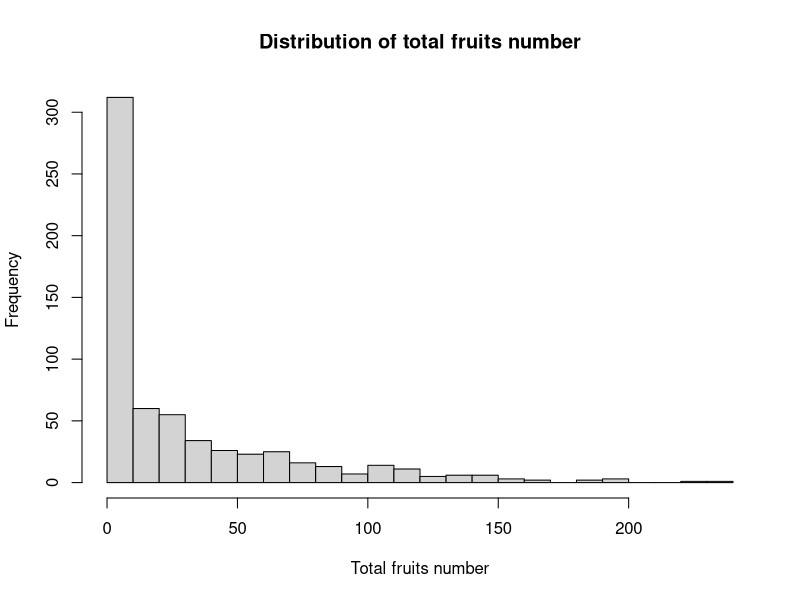
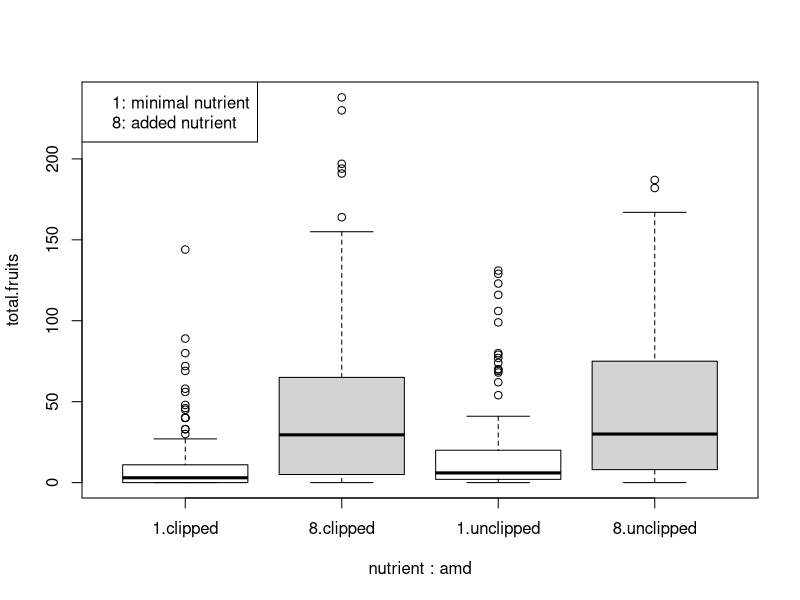

Reproduce these figures in R, in order. (Note: this script raises an error after producing the figures.)
#The dataset "Aribidopsis" (available in file arabidopsis.csv) was collected to study the 
#fertility of Arabidopsis thaliana according to certain variables. The experiment involved 
#two variables of particular interest: the first one is a fertilization treatment, and the 
#second one involves simulated herbivory (plants were "clipped" to mimic the effect of an 
#herbivore eating part of the plant).

#The detail of the variables is as follows:
#'reg' region: a factor indicating where the plant comes from ('NL' (Netherlands), 'SP' 
#(Spain), or 'SW' (Sweden))
#'popu' population: a factor with the form 'n.R' representing a population in region 'R'
#'gen' genotype: a factor with 24 (numeric-valued) levels
#'rack' a nuisance factor with 2 levels, one for each of two greenhouse racks
#'nutrient' fertilization treatment/nutrient level (1, minimal nutrients or 8, added 
#nutrients)
#'amd' simulated herbivory or "clipping" (apical meristem damage): 'unclipped' (baseline) 
#or 'clipped'
#'status' a nuisance factor for germination method ('Normal', 'Petri.Plate', or 'Transplant')
#'total.fruits' total fruit set per plant (integer) is our measure of fertility (response variable)
#Write a report describing the data, and identifying the factors that influence the 
#fertility.

#Your report should be targeted at a biologist who has an idea about statistics: he/she 
#will understand the models you are going to use and wants to know about them, but does 
#not need all the details (these should be provided in an appendix)

#==========================================================================================
#Importing file
#==========================================================================================

#install.packages("lme4")
#install.packages("nlme")
library(Matrix)
library(lme4)
arabid <- read.csv("arabidopsis.csv", header=TRUE)

#==========================================================================================
#Data description
#==========================================================================================

nutrient <- arabid$nutrient #two-levels factor => fixed
amd <- arabid$amd #two-levels factor => fixed

gen <- arabid$gen #twenty-four-levels factor => random
reg <- arabid$reg #three-levels factor => random
popu <- arabid$popu #nine-levels factor => random
rack <- arabid$rack #two-levels factor => random
status <- arabid$status #three-levels factor => random

total.fruits <- arabid$total.fruits #discrete variable (response variable)

hist(total.fruits, breaks=20, main="Distribution of total fruits number", xlab="Total fruits number")
boxplot(total.fruits~nutrient*amd, col=c("white","lightgray"))
legend("topleft", legend=c("1: minimal nutrient", "8: added nutrient"))

#Transformation of numeric variables into factors
gen <- as.factor(gen)
rack <- as.factor(rack)
nutrient <- as.factor(nutrient)

#Visualization of factors
plot(reg, total.fruits)
plot(popu, total.fruits)
plot(gen, total.fruits)
plot(rack, total.fruits)
plot(nutrient, total.fruits)
plot(amd, total.fruits)
plot(status, total.fruits)

#Visualization of the balance between levels within factors
summary(arabid)
sort(table(arabid[,1])) #reg, not balanced
sort(table(arabid[,2])) #popu, not balanced
sort(table(arabid[,3])) #gen, not balanced
sort(table(arabid[,7])) #status, not balanced

#Nesting
xtabs(~arabid$reg+arabid$popu) #populations are nested within reg
xtabs(~arabid$popu+arabid$gen) #gen is nested within popu

#==========================================================================================
#Analysis
#==========================================================================================

#Discrete response variable -> glm fitting a Poisson distribution.

pre_model = glm(total.fruits~nutrient*amd, family=poisson)
summary(pre_model)$coefficients

model = glmer(total.fruits~nutrient*amd+(1|gen)+(1|popu)+(1|rack)+(1|reg)+(1|status), family=poisson)
summary(model)$coefficients #Fixed effects
summary(model)$varcor #random effects

#When mixed model, fixed effects are far more interesting -> As a first step, glm with fixed effects
#Then, addition of some random variables if we think they're important. 
#Random variables will not change the estimate! They will maybe improve the p-values. Selection of random variables is less important than the fixed effects.
